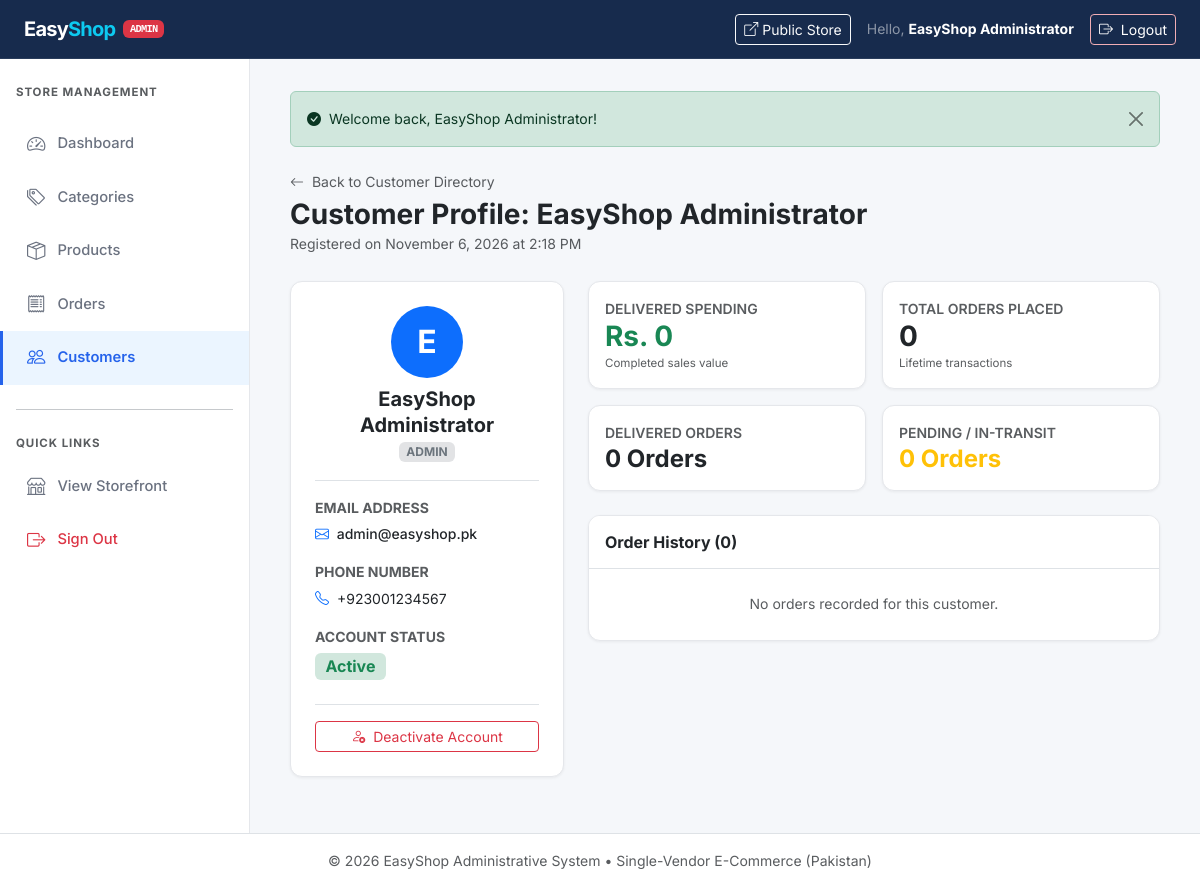
Page /admin/customers/details.php?id=1 (signed in) on the committed database.
### tables this page shows
CREATE TABLE `users` (
  `user_id` INT UNSIGNED NOT NULL AUTO_INCREMENT,
  `name` VARCHAR(100) NOT NULL,
  `email` VARCHAR(191) NOT NULL,
  `password` VARCHAR(255) NOT NULL,
  `phone` VARCHAR(20) DEFAULT NULL,
  `role` ENUM('customer', 'admin') NOT NULL DEFAULT 'customer',
  `status` ENUM('active', 'inactive') NOT NULL DEFAULT 'active',
  `created_at` TIMESTAMP NOT NULL DEFAULT CURRENT_TIMESTAMP,
  PRIMARY KEY (`user_id`),
  UNIQUE KEY `uq_users_email` (`email`),
  KEY `idx_users_role` (`role`),
  KEY `idx_users_status` (`status`)
);

### includes/functions.php (called while the page is built, shortened)
<?php
function getFlash($type) {
    if (isset($_SESSION['flash'][$type])) {
        $msg = $_SESSION['flash'][$type];
        return $msg;
    }
    return null;
}
function e($data) {
    return htmlspecialchars((string)$data, ENT_QUOTES, 'UTF-8');
}
function format_pkr($amount, $showDecimals = false) {
    $val = (float)$amount;
    return 'Rs. ' . number_format($val, $showDecimals ? 2 : 0);
}

### admin/customers/details.php (the view, shortened to what this page needs)
<?php
require_once __DIR__ . '/../../includes/admin-header.php';
require_once __DIR__ . '/../../includes/admin-sidebar.php';
$customerId = (int)($_GET['id'] ?? 0);
$customer = null;
$customerOrders = [];
$stats = [
    'total_orders'     => 0,
    'delivered_orders' => 0,
    'pending_orders'   => 0,
    'lifetime_spend'   => 0.0
];
if ($conn) {
    $stmt = mysqli_prepare($conn, "SELECT user_id, name, email, phone, role, status, created_at FROM users WHERE user_id = ? LIMIT 1");
    if ($stmt) {
        mysqli_stmt_bind_param($stmt, 'i', $customerId);
        mysqli_stmt_execute($stmt);
        $res = mysqli_stmt_get_result($stmt);
        $customer = mysqli_fetch_assoc($res);
    }
    if ($customer) {
        $statStmt = mysqli_prepare($conn, "SELECT
                                             COUNT(*) AS total_orders,
                                             COALESCE(SUM(CASE WHEN order_status = 'delivered' THEN 1 ELSE 0 END), 0) AS delivered_orders,
                                             COALESCE(SUM(CASE WHEN order_status IN ('pending', 'confirmed', 'processing') THEN 1 ELSE 0 END), 0) AS pending_orders,
                                             COALESCE(SUM(CASE WHEN order_status = 'delivered' THEN total_amount ELSE 0 END), 0) AS lifetime_spend
                                           FROM orders
                                           WHERE user_id = ?");
        if ($statStmt) {
            mysqli_stmt_bind_param($statStmt, 'i', $customerId);
            mysqli_stmt_execute($statStmt);
            $statRes = mysqli_stmt_get_result($statStmt);
            if ($row = mysqli_fetch_assoc($statRes)) {
                $stats = $row;
            }
        }
    }
}
$flashSuccess = getFlash('success');
?>
<main class="admin-main">
  <?php if ($flashSuccess): ?>
    <div class="alert alert-success alert-dismissible fade show mb-4 small" role="alert">
      <i class="bi bi-check-circle-fill me-1"></i> <?= e($flashSuccess) ?>
      <button type="button" class="btn-close" data-bs-dismiss="alert" aria-label="Close"></button>
    </div>
  <?php endif; ?>
  <div class="d-flex flex-wrap justify-content-between align-items-center mb-4 gap-2">
    <div>
      <div class="small text-muted mb-1">
        <a href="index.php" class="text-decoration-none"><i class="bi bi-arrow-left me-1"></i> Back to Customer Directory</a>
      </div>
      <h1 class="h3 fw-bold text-dark mb-0">Customer Profile: <?= e($customer['name']) ?></h1>
      <span class="text-muted small">Registered on <?= date('F j, Y \a\t g:i A', strtotime($customer['created_at'])) ?></span>
    </div>
  </div>
  <div class="row g-4 mb-4">
    <div class="col-lg-4">
      <div class="admin-card p-4 h-100">
        <div class="text-center pb-3 border-bottom mb-3">
          <div class="user-avatar bg-primary text-white rounded-circle d-flex align-items-center justify-content-center fw-bold fs-2 mx-auto mb-2" style="width: 72px; height: 72px;">
            <?= strtoupper(substr($customer['name'], 0, 1)) ?>
          </div>
          <h5 class="fw-bold text-dark mb-0"><?= e($customer['name']) ?></h5>
          <span class="badge bg-secondary-subtle text-secondary small text-uppercase">
            <?= e($customer['role']) ?>
          </span>
        </div>
        <div class="mb-3">
          <div class="small text-muted text-uppercase fw-bold mb-1">Email Address</div>
          <div class="small text-dark fw-medium">
            <i class="bi bi-envelope me-1 text-primary"></i> <?= e($customer['email']) ?>
          </div>
        </div>
        <div class="mb-3">
          <div class="small text-muted text-uppercase fw-bold mb-1">Phone Number</div>
          <div class="small text-dark">
            <?php if (!empty($customer['phone'])): ?>
              <i class="bi bi-telephone me-1 text-primary"></i> <?= e($customer['phone']) ?>
            <?php else: ?>
              <span class="text-muted">Not provided</span>
            <?php endif; ?>
          </div>
        </div>
        <div class="mb-4">
          <div class="small text-muted text-uppercase fw-bold mb-1">Account Status</div>
          <div class="d-flex align-items-center gap-2">
            <?php if (($customer['status'] ?? 'active') === 'active'): ?>
              <span class="badge bg-success-subtle text-success fs-6">Active</span>
            <?php else: ?>
              <span class="badge bg-danger-subtle text-danger fs-6">Inactive / Suspended</span>
            <?php endif; ?>
          </div>
        </div>
        <div class="pt-3 border-top">
          <form action="toggle-status.php" method="POST" onsubmit="return confirm('Change account status for this user?');">
            <?php if (($customer['status'] ?? 'active') === 'active'): ?>
              <button type="submit" class="btn btn-outline-danger w-100 btn-sm">
                <i class="bi bi-person-x me-1"></i> Deactivate Account
              </button>
            <?php endif; ?>
          </form>
        </div>
      </div>
    </div>
    <div class="col-lg-8">
      <div class="row g-3 mb-4">
        <div class="col-sm-6">
          <div class="admin-card p-3">
            <div class="text-muted small text-uppercase fw-semibold">Delivered Spending</div>
            <div class="h3 fw-bold mb-0 text-success"><?= format_pkr($stats['lifetime_spend']) ?></div>
            <div class="small text-muted" style="font-size: 0.72rem;">Completed sales value</div>
          </div>
        </div>
        <div class="col-sm-6">
          <div class="admin-card p-3">
            <div class="text-muted small text-uppercase fw-semibold">Total Orders Placed</div>
            <div class="h3 fw-bold mb-0 text-dark"><?= (int)$stats['total_orders'] ?></div>
            <div class="small text-muted" style="font-size: 0.72rem;">Lifetime transactions</div>
          </div>
        </div>
        <div class="col-sm-6">
          <div class="admin-card p-3">
            <div class="text-muted small text-uppercase fw-semibold">Delivered Orders</div>
            <div class="h4 fw-bold mb-0 text-dark"><?= (int)$stats['delivered_orders'] ?> Orders</div>
          </div>
        </div>
        <div class="col-sm-6">
          <div class="admin-card p-3">
            <div class="text-muted small text-uppercase fw-semibold">Pending / In-Transit</div>
            <div class="h4 fw-bold mb-0 text-warning"><?= (int)$stats['pending_orders'] ?> Orders</div>
          </div>
        </div>
      </div>
      <div class="admin-card overflow-hidden">
        <div class="p-3 bg-white border-bottom d-flex justify-content-between align-items-center">
          <h5 class="fw-bold mb-0 fs-6 text-dark">Order History (<?= count($customerOrders) ?>)</h5>
        </div>
        <?php if (empty($customerOrders)): ?>
          <div class="p-4 text-center text-muted small">No orders recorded for this customer.</div>
        <?php endif; ?>
      </div>
    </div>
  </div>
</main>
<?php require_once __DIR__ . '/../../includes/admin-footer.php'; ?>

### assets/css/style.css (style rules this page uses)
:root { --color-primary: #172B4D; --color-accent: #2563EB; --color-accent-hover: #1D4ED8; --color-accent-light: #EBF5FF; --color-bg: #FFFFFF; --color-bg-secondary: #F5F7FA; --color-text: #1F2937; --color-text-muted: #6B7280; --color-text-light: #9CA3AF; --color-border: #E5E7EB; --color-danger: #EF4444; --color-success: #10B981; --color-warning: #F59E0B; --color-white: #FFFFFF; --font-family: 'Inter', -apple-system, BlinkMacSystemFont, 'Segoe UI', sans-serif; --radius-sm: 6px; --radius-md: 8px; --radius-lg: 12px; --radius-xl: 16px; --shadow-sm: 0 1px 3px rgba(0, 0, 0, 0.06); --shadow-md: 0 4px 16px rgba(0, 0, 0, 0.08); --shadow-lg: 0 8px 30px rgba(0, 0, 0, 0.12); --shadow-xl: 0 12px 40px rgba(0, 0, 0, 0.15); --transition: 0.3s ease; --transition-fast: 0.2s ease; }
*, *::before, *::after { box-sizing: border-box; }
html { scroll-behavior: smooth; }
body { font-family: var(--font-family); color: var(--color-text); background-color: var(--color-bg); line-height: 1.6; -webkit-font-smoothing: antialiased; -moz-osx-font-smoothing: grayscale; overflow-x: hidden; }
a { text-decoration: none; color: inherit; transition: color var(--transition-fast); }
h1, h2, h3, h4, h5, h6 { color: var(--color-primary); font-weight: 700; line-height: 1.3; }

### includes/admin-header.php (style rules this page uses)
body { background-color: var(--color-bg-secondary); min-height: 100vh; display: flex; flex-direction: column; }
.admin-main { flex: 1; padding: 2rem 2.5rem; overflow-x: auto; }
.admin-card { background: #FFFFFF; border-radius: var(--radius-lg); border: 1px solid var(--color-border); box-shadow: var(--shadow-sm); }

### rows in the picture
users: name "EasyShop Administrator", created_at "November 6, 2026 at 2:18 PM", name "E", role "ADMIN", email "admin@easyshop.pk", phone "+923001234567"

### other values in the picture
$admin['name'] "EasyShop Administrator"
$flashSuccess "Welcome back, EasyShop Administrator!"
format_pkr($stats['lifetime_spend']) "Rs. 0"
$stats['total_orders'] "0"
$stats['delivered_orders'] "0"
$stats['pending_orders'] "0"
count($customerOrders) "0"
